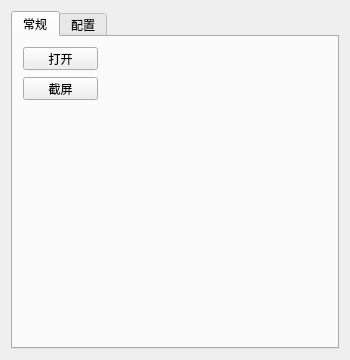
<?xml version="1.0" encoding="UTF-8"?>
<ui version="4.0">
 <class>snappit</class>
 <widget class="QWidget" name="snappit">
  <property name="geometry">
   <rect>
    <x>0</x>
    <y>0</y>
    <width>350</width>
    <height>360</height>
   </rect>
  </property>
  <property name="sizePolicy">
   <sizepolicy hsizetype="Fixed" vsizetype="Fixed">
    <horstretch>0</horstretch>
    <verstretch>0</verstretch>
   </sizepolicy>
  </property>
  <property name="minimumSize">
   <size>
    <width>350</width>
    <height>360</height>
   </size>
  </property>
  <property name="maximumSize">
   <size>
    <width>350</width>
    <height>360</height>
   </size>
  </property>
  <property name="windowTitle">
   <string>snappit</string>
  </property>
  <layout class="QGridLayout" name="gridLayout">
   <item row="0" column="0">
    <widget class="QTabWidget" name="tabWidget">
     <property name="currentIndex">
      <number>0</number>
     </property>
     <widget class="QWidget" name="tab_normal">
      <attribute name="title">
       <string>常规</string>
      </attribute>
      <widget class="QPushButton" name="pushButton_open">
       <property name="geometry">
        <rect>
         <x>10</x>
         <y>10</y>
         <width>75</width>
         <height>23</height>
        </rect>
       </property>
       <property name="text">
        <string>打开</string>
       </property>
      </widget>
      <widget class="QPushButton" name="pushButton_shortcut">
       <property name="geometry">
        <rect>
         <x>10</x>
         <y>40</y>
         <width>75</width>
         <height>23</height>
        </rect>
       </property>
       <property name="text">
        <string>截屏</string>
       </property>
      </widget>
     </widget>
     <widget class="QWidget" name="tab_config">
      <attribute name="title">
       <string>配置</string>
      </attribute>
      <widget class="QWidget" name="layoutWidget">
       <property name="geometry">
        <rect>
         <x>10</x>
         <y>20</y>
         <width>131</width>
         <height>22</height>
        </rect>
       </property>
       <layout class="QHBoxLayout" name="horizontalLayout">
        <item>
         <widget class="QLabel" name="label">
          <property name="text">
           <string>语言：</string>
          </property>
         </widget>
        </item>
        <item>
         <widget class="QComboBox" name="comboBox_langue"/>
        </item>
       </layout>
      </widget>
     </widget>
    </widget>
   </item>
  </layout>
 </widget>
 <layoutdefault spacing="6" margin="11"/>
 <resources/>
 <connections/>
</ui>
